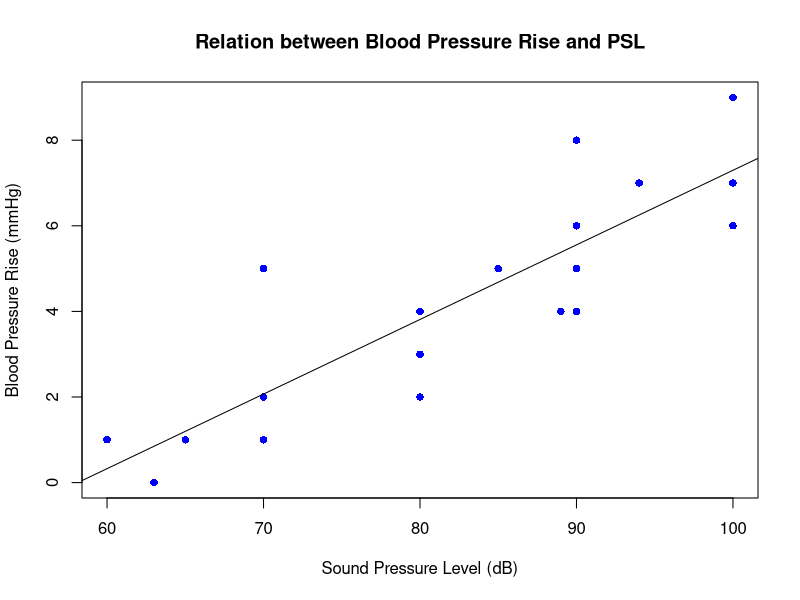
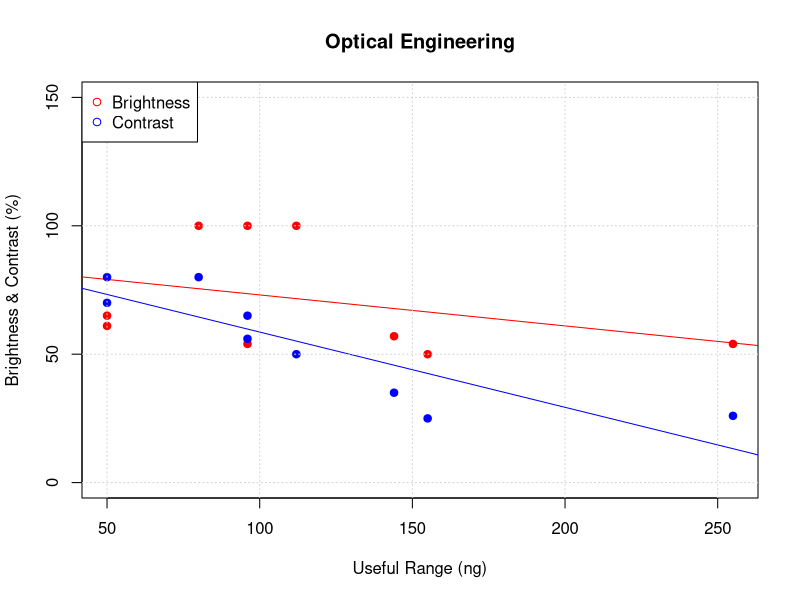
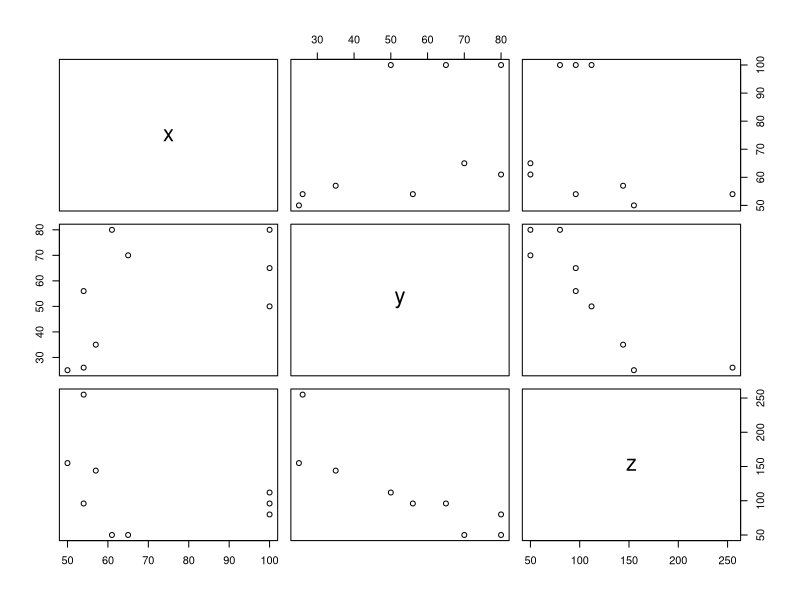

These charts were generated, in order, by the following R code:
## ---- chunk 1
knitr::opts_chunk$set(echo = TRUE)
## ---- chunk 2
  y <- c(1,	0,	1,	2,	5,	1,	4,	6,	2,	3,	5,	4,	6,	8,	4,	5,	7,	9,	7,	6)
  x <- c(60,	63, 65,	70,	70,	70,	80,	90,	80,	80,	85,	89,	90,	90,	90,	90,	94, 100, 100, 100)

  plot(x, y, pch = 16, cex = 1, col = "blue", main = "Relation between Blood Pressure Rise and PSL", xlab = "Sound Pressure Level (dB)", ylab = "Blood Pressure Rise (mmHg)")
  lm(y ~ x)
  abline(lm(y ~ x))
## ---- chunk 3
SSE <- lm(y~x)

sum(resid(SSE)^2)
## ---- chunk 4
#Question number 2


a=c(54,61,65,100,100,100,50,57,54)
b=c(56,80,70,50,65,80,25,35,26)
c=c(96,50,50,112,96,80,155,144,255)

Table2 = data.frame(a,b,c)

Table2

mean(a)
mean(b)
mean(c)

median(a)
median(b)
median(c)


var(a)

plot(a~c,
     main = "Optical Engineering",
     xlab = "Useful Range (ng)",
     ylab = "Brightness & Contrast (%)",
     cex= 1,
     ylim = c(0, 150),
     col = "red",
     pch=21,  bg="red") 

line=lm(a~c)
abline(line, col="red")


points(b~c,
     main = "Optical Engineering",
     cex= 1,
     ylim = c(0, 150),
     col = "blue",
     pch=21,  bg="blue") 

line=lm(b~c)
abline(line, col="blue")




grid()
legend("topleft",
       legend = c("Brightness", "Contrast"),
       pch = c(21,21,21),
       col = c("red", "blue")
       )


## ---- chunk 5
x=c(54,61,65,100,100,100,50,57,54)
y=c(56,80,70,50,65,80,25,35,26)
z=c(96,50,50,112,96,80,155,144,255)


df1 = data.frame(x,y,z)

input1 = df1[,c("x","y","z")]


plot(input1)

abline(input1)




## ---- chunk 6

var(input1)

## ---- chunk 7
summary(input1)

